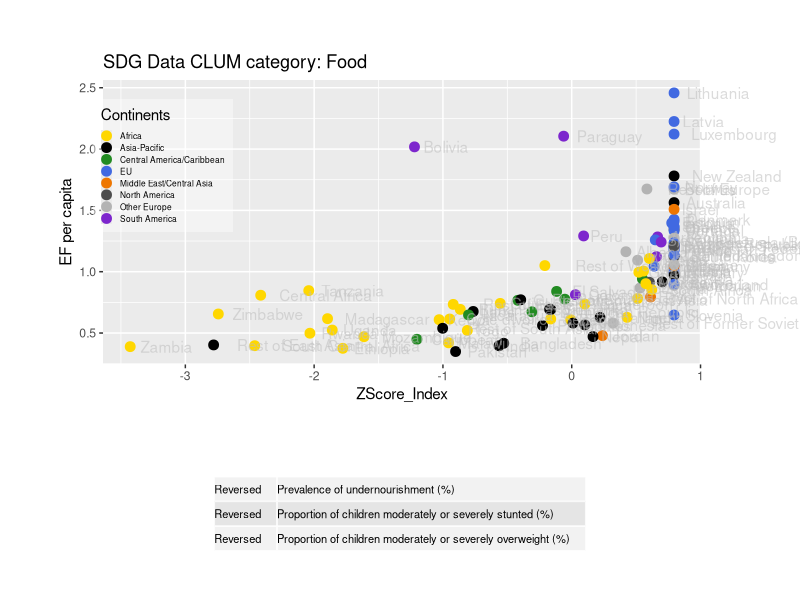
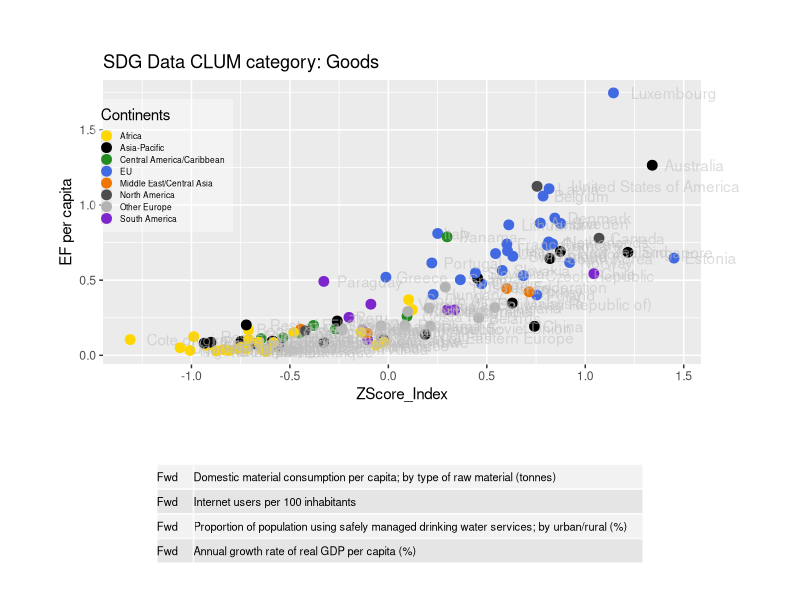
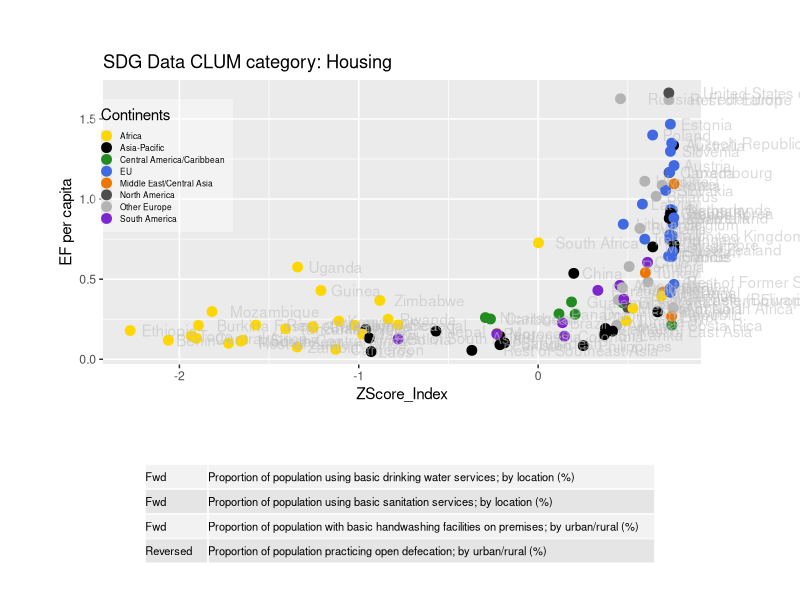

Write R code to recreate these figures, in order. (Note: this script raises an error after producing the figures.)
library(ggplot2)
library(grid)
library(gridExtra)

#DONE, as a table on the graphic!!!!
#add data indicators used (probably just in powerpoint slides)
# move to function for plots (started at bottom)
# filter by quality score
# CLEAN UP!! (but could do more (eg. spellings w/o loop...))
# color points (by continent?)
# export for Powerpoint
#colours the same as EF
#Stablisize the colors by continent

"Set the minimum QScore to be included in the data"
QScoreMin <- 4

#Pull the data from csv files
EFWBData <- read.csv("NFA_WB_2017_CLUM.csv")
EFSDGData <- read.csv("NFA_SDG_2017_CLUM.csv")
IndicatorsDownloaded <- read.csv("IndicatorsDLed.csv")
SDGIndicatorsDownloaded <- read.csv("SDGIndicatorsDownloaded.csv")

#Pull the data from csv files
# EFWBData <- read.csv("./GFN_Data_Visualization/ScatterVisuals/NFA_WB_2017_CLUM.csv")
# EFSDGData <- read.csv("./GFN_Data_Visualization/ScatterVisuals/NFA_SDG_2017_CLUM.csv")
# IndicatorsDownloaded <- read.csv("./GFN_Data_Visualization/ScatterVisuals/IndicatorsDownloaded.csv")
# SDGIndicatorsDownloaded <- read.csv("./GFN_Data_Visualization/ScatterVisuals/SDGIndicatorsDownloaded.csv")

#color.codes<-as.character(c("#3399FF", "#FF0000", "#000000"))

#subetted data to plot
EFWBData11 <- subset(EFWBData, (EFWBData$year == 2011 & EFWBData$QScore > QScoreMin))
EFSDGData11 <- subset(EFSDGData,(EFSDGData$year == 2011 & EFSDGData$QScore > QScoreMin))

EFWBData11.Food <- subset(EFWBData11, EFWBData11$clum7_name == "Food")
EFWBData11.Goods <- subset(EFWBData11, EFWBData11$clum7_name == "Goods")
EFWBData11.Government <- subset(EFWBData11, EFWBData11$clum7_name == "Government")
EFWBData11.Housing <- subset(EFWBData11, EFWBData11$clum7_name == "Housing")
EFWBData11.PersonalTransportation <- subset(EFWBData11, EFWBData11$clum7_name == "Personal Transportation")
EFWBData11.Services <- subset(EFWBData11, EFWBData11$clum7_name == "Services")

EFSDGData11.Food <- subset(EFSDGData11, EFSDGData11$clum7_name == "Food")
EFSDGData11.Goods <- subset(EFSDGData11, EFSDGData11$clum7_name == "Goods")
EFSDGData11.Government <- subset(EFSDGData11, EFSDGData11$clum7_name == "Government")
EFSDGData11.GrossFixedCapitalFormation <- subset(EFSDGData11, EFSDGData11$clum7_name == "Gross Fixed Capital Formation")
EFSDGData11.Housing <- subset(EFSDGData11, EFSDGData11$clum7_name == "Housing")
EFSDGData11.PersonalTransportation <- subset(EFSDGData11, EFSDGData11$clum7_name == "Personal Transportation")
EFSDGData11.Services <- subset(EFSDGData11, EFSDGData11$clum7_name == "Services")

if (file.exists("Plots/")){
} else {
  dir.create("Plots/")
}


plotfunc <- function(data, title, CLUMcat, IndDL, height1, height2){
  myColors <-   c("gold","black", "forestgreen", "royalblue", "darkorange2", "grey30", "grey70", "purple3")
  names(myColors) <- levels(data$Continents)
  colScale <- scale_colour_manual(name = "Continents",values = myColors)
  p <- ggplot(data, aes(ZScore_Index, total , colour = Continents)) +
    geom_point(size = 3) +
    geom_text(label = data$GTAP_name,hjust=-.2, alpha=0.55, colour="grey") +
    colScale +
    labs(title = paste(title,"CLUM category:",data$clum7_name), y = "EF per capita") +
    theme(plot.margin = unit(c(1,2,1,1),"cm"), legend.position = c(.1,.7),
          legend.text = element_text(colour="black", size=6),
          legend.key.size = unit(.05,"cm"),
          legend.background = element_rect(fill=alpha ("white",0.4))) 
  gt <- ggplot_gtable(ggplot_build(p)) 
  gt$layout$clip[gt$layout$name == "panel"] <- "off" 
  
  
  tb <- tableGrob(cbind(as.character(IndDL[,5][IndDL$CLUM==CLUMcat]),
                        stringr::str_wrap(as.character(IndDL[,3][IndDL$CLUM==CLUMcat]),160)),
                  theme = ttheme_default(base_size=8,
                                         core = list(fg_params=list(hjust=0, x=0))))
  # tb <- tableGrob(cbind(subset(IndDL[,5],IndDL$CLUM==CLUMcat),subset(IndDL[,3],IndDL$CLUM==CLUMcat)),
  #                 theme = ttheme_default(base_size=8,
  #                                        core = list(fg_params=list(hjust=0, x=0))))
  # 
  plotname <- paste("Plots/",deparse(substitute(data)),".pdf", sep ="")
  pdf(plotname,width=12,height=9, onefile = FALSE)
  dev.off
  grid.newpage()
  grid.arrange(gt, tb, nrow=2, heights = c(height1, height2), vp=viewport(width=0.95, height=0.95))
  dev.off()
}

# change if no pause(waitlength) between charts wanted
peruse <- "no"
waitlength <- 6
pause <- function (secs){
  if (peruse=="yes"){Sys.sleep(secs)
  } else {
  }
}

#Plot and output all SDG Indicators 
plotfunc(EFSDGData11.Food,"SDG Data", "Food", SDGIndicatorsDownloaded, 1.5, .5)
pause(waitlength)
plotfunc(EFSDGData11.Goods,"SDG Data", "Goods",SDGIndicatorsDownloaded, 1.5, .5)
pause(waitlength)
plotfunc(EFSDGData11.Housing,"SDG Data", "Housing", SDGIndicatorsDownloaded, 1.5, .5)
pause(waitlength)
plotfunc(EFSDGData11.Services,"SDG Data", "Services", SDGIndicatorsDownloaded, 1.5, .5)
pause(waitlength)
plotfunc(EFSDGData11.PersonalTransportation,"SDG Data", "Transport", SDGIndicatorsDownloaded, 1.5, .5)
pause(waitlength)
plotfunc(EFSDGData11.Government,"SDG Data", "Government", SDGIndicatorsDownloaded, 1.5, .5)
pause(waitlength)
plotfunc(EFSDGData11.GrossFixedCapitalFormation,"SDG Data", "GFCF", SDGIndicatorsDownloaded, 1.5, .5)
pause(waitlength)

#Plot and output all WB Indicators
plotfunc(EFWBData11.Food,"World Bank Data", "Food",IndicatorsDownloaded, 1.5, .5)
pause(waitlength)
#Added manual line to IndicatorsDownloaded for WBGoods to work with function
plotfunc(EFWBData11.Goods,"World Bank Data", "Goods", IndicatorsDownloaded, 1.5, .5)
pause(waitlength)
plotfunc(EFWBData11.Services,"World Bank Data", "Services",IndicatorsDownloaded, 1, .8)
pause(waitlength)
plotfunc(EFWBData11.Housing,"World Bank Data", "Housing",IndicatorsDownloaded, 1.5, .5)
pause(waitlength)
plotfunc(EFWBData11.PersonalTransportation,"World Bank Data", "Personal Transportation",IndicatorsDownloaded, 1.5, .5)
pause(waitlength)
plotfunc(EFWBData11.Government,"World Bank Data", "Government",IndicatorsDownloaded, 1, 1)
pause(waitlength)
